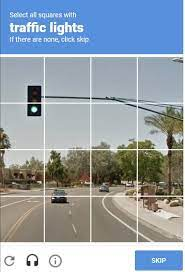
#> input picture zad13/captcha.jpg, 185 x 272 px
$ python zad3_13.py
#> lines starting #> are read from the running program, lines starting #| are printed output that depends on the picture
import cv2

image=cv2.imread("captcha.jpg")
#> image is the input picture: shape (272, 185, 3); mean B, G, R 169.4, 160.2, 149.1
cv2.imshow("Original", image)
gray = cv2.cvtColor(image, cv2.COLOR_BGR2GRAY)
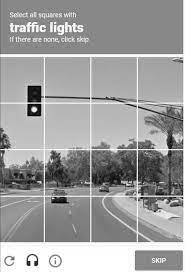
#> gray: shape (272, 185); min 0, max 255, mean 157.9
kernelSizes = [(3, 3), (5, 5), (7, 7)]

for kernelSize in kernelSizes:
    kernel = cv2.getStructuringElement(cv2.MORPH_RECT, kernelSize)
    opening = cv2.morphologyEx(gray, cv2.MORPH_OPEN, kernel)
    cv2.imshow("Opening: ({}, {})".format(
kernelSize[0], kernelSize[1]), opening)
#> this loop made 3 passes
#> pass 1, `opening = cv2.morphologyEx(gray, cv2.MORPH_OPEN, kernel)`:
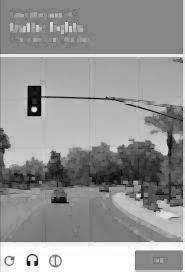
#> opening: shape (272, 185); min 0, max 255, mean 150.2
#> pass 2, `opening = cv2.morphologyEx(gray, cv2.MORPH_OPEN, kernel)`:
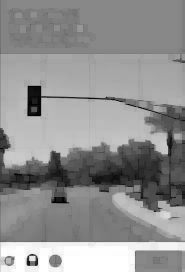
#> opening: shape (272, 185); min 0, max 255, mean 144.4
#> pass 3, `opening = cv2.morphologyEx(gray, cv2.MORPH_OPEN, kernel)`:
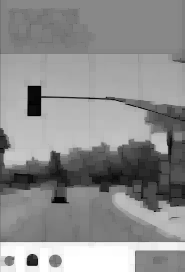
#> opening: shape (272, 185); min 0, max 255, mean 141.9
cv2.waitKey(0)
